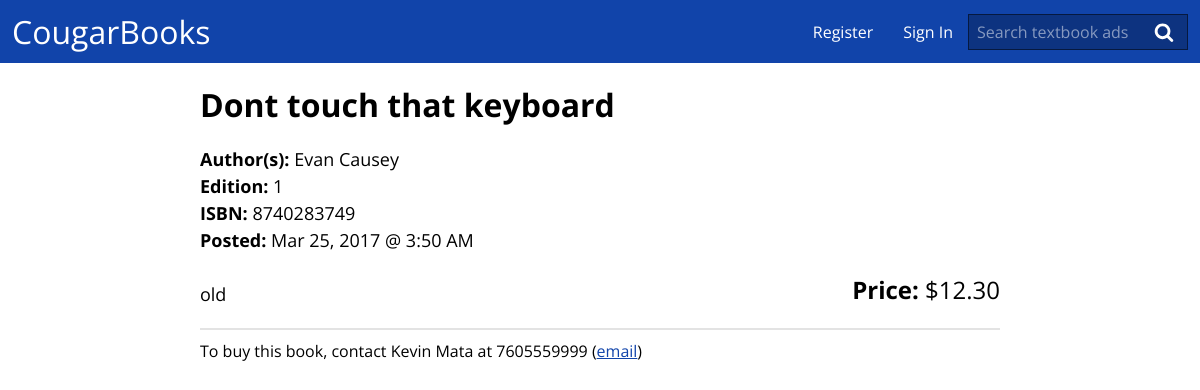
The page /ad.php?ad=6 on the database its author committed.
### tables this page shows
CREATE TABLE `ad`(
	`ad_id` INTEGER AUTO_INCREMENT,
	`user_id` INT NOT NULL,
	`book_title` VARCHAR(100) NOT NULL,
	`book_author` VARCHAR(100) NOT NULL,
	`book_edition` VARCHAR(100),
	`book_isbn` VARCHAR(17) NOT NULL,
	`listed_price` decimal(8,2) DEFAULT 0,
	`path_to_picture` VARCHAR(255),
	`ad_description` VARCHAR(200),
	`creation_time` TIMESTAMP DEFAULT CURRENT_TIMESTAMP,
	`is_closed` BOOLEAN NOT NULL DEFAULT 0,
	PRIMARY KEY ad_PK (`ad_id`),
	FOREIGN KEY user_FK (`user_id`) REFERENCES `user`(`user_id`) ON DELETE CASCADE
);

CREATE TABLE `user`(
	`user_id` INTEGER AUTO_INCREMENT,
	`user_password` CHAR(64) NOT NULL,
	`first_name` VARCHAR(50) NOT NULL,
	`last_name` VARCHAR(50) NOT NULL,
	`email_address` VARCHAR(320) NOT NULL,
	`telephone_no` VARCHAR(12),
	`is_admin` TINYINT(1) NOT NULL DEFAULT 0,
	PRIMARY KEY user_PK (`user_id`)
);

### assets/php/database.php (called while the page is built, shortened)
<?php
class Database {
	private $dbh;
	function __construct($dbname, $user, $password) {
		$options = array(PDO::ATTR_ERRMODE => PDO::ERRMODE_EXCEPTION);
		try {
			$this->dbh = new PDO( "mysql:host=localhost;dbname=$dbname", $user, $password, $options );
		} catch (PDOException $e) {
			$this->error = $e->getMessage();
		}
	}
	public function close() {
		$this->dbh = null;
	}
	public function fetchOne( $query, $params ) {
		$sth = $this->dbh->prepare( $query );
		$sth->execute( $params );
		return $sth->fetch(PDO::FETCH_ASSOC);
	}
	public function get_ad( $ad_id ) {
		$query = 'SELECT * FROM ad WHERE ad_id = :ad_id';
		$ad = $this->fetchOne( $query, array(
			'ad_id' => $ad_id
		) );
		return $ad;
	}
}
$db = new Database('team2', 'evans099', 'evans099');
?>

### ad.php (the view, shortened to what this page needs)
<?php
include('assets/php/head.php');
$ad = $db->get_ad( $_GET['ad'] );
?>
<link rel="stylesheet" href="assets/css/ad.css" />
</head>
<body>
	<?php
	include('assets/php/header.php');
	?>
	<main>
		<div class="book-ad<?php echo $ad['is_closed'] ? ' closed' : ''; ?>">
			<div class="ad-info">
				<h1 class="book-title"><?php echo htmlspecialchars( $ad['book_title'] ); ?></h1>
				<div class="book-authors"><span class="book-attr-label">Author(s):</span> <?php echo htmlspecialchars( $ad['book_author'] ); ?></div>
				<?php if ( ! empty( $ad['book_edition'] ) ): ?>
					<div class="book-edition"><span class="book-attr-label">Edition:</span> <?php echo htmlspecialchars( $ad['book_edition'] ); ?></div>
				<?php endif; ?>
				<div class="book-isbn"><span class="book-attr-label">ISBN:</span> <?php echo htmlspecialchars( $ad['book_isbn'] ); ?></div>
				<div class="book-price"><span class="book-attr-label">Price:</span> $<?php echo htmlspecialchars( $ad['listed_price'] ); ?></div>
				<div class="ad-post-date"><span class="book-attr-label">Posted:</span> <?php echo strftime( '%b %d, %Y @ %-I:%M %p', strtotime( $ad['creation_time'] ) ); ?></div>
				<br>
				<div class="ad-description"><?php echo str_replace( "\n", '<br>', htmlspecialchars( $ad['ad_description'] ) ); ?></div>
			</div>
		</div>
		<hr>
		<?php
		$query = "SELECT * FROM user WHERE user_id = :user_id";
		$ad_user = $db->fetchOne( $query, array(
			'user_id' => $ad['user_id']
		) );
		?>
		<div class="contact-info">
			To buy this book, contact <?php echo "{$ad_user['first_name']} {$ad_user['last_name']}"; ?>
			<?php if ( ! empty( $ad_user['telephone_no'] ) ): ?>
				at <?php echo htmlspecialchars( $ad_user['telephone_no'] ); ?>
			<?php endif; ?>
			(<a href="mailto:<?php echo htmlspecialchars( $ad_user['email_address'] ); ?>">email</a>)
		</div>
	</main>
</body>
</html>

### assets/css/main.css (style rules this page uses)
body { margin: 0; padding: 0; font-family: 'Open Sans', sans-serif; }
main, section, header, nav, footer, article { display: block; }
hr { width: 100%; height: 2px; margin: 10px 0; border-width: 0; background-color: #e3e3e3; }
a { color: #14a; }
main { margin: 0 auto; text-align: center; max-width: 800px; }
.book-ad { display: table; width: 100%; position: relative; border-radius: 3px; border: solid 1px #e3e3e3; background-color: #f9f9f9; padding: 15px; box-sizing: border-box; text-align: left; margin-bottom: 20px; }
.ad-info { display: table-cell; position: relative; vertical-align: top; line-height: 1.5; }
.book-title { margin: 0; line-height: normal; }
.book-ad .book-price { position: absolute; bottom: 0; right: 0; font-size: 24px; }
.book-attr-label { font-weight: bold; }

### assets/css/ad.css (style rules this page uses)
.book-ad { margin-top: 20px; padding: 0; border-width: 0; background: none; }
.book-title { font-size: 32px; }
.ad-info { font-size: 18px; }
.book-authors { margin-top: 20px; }
.contact-info { display: table-row; text-align: left; }

### rows shown on the page
ad: book_title "Dont touch that keyboard", book_author "Evan Causey", book_edition "1", book_isbn "8740283749", listed_price "12.30", creation_time "Mar 25, 2017 @ 3:50 AM", ad_description "old"
user: first_name "Kevin", last_name "Mata", telephone_no "7605559999"
